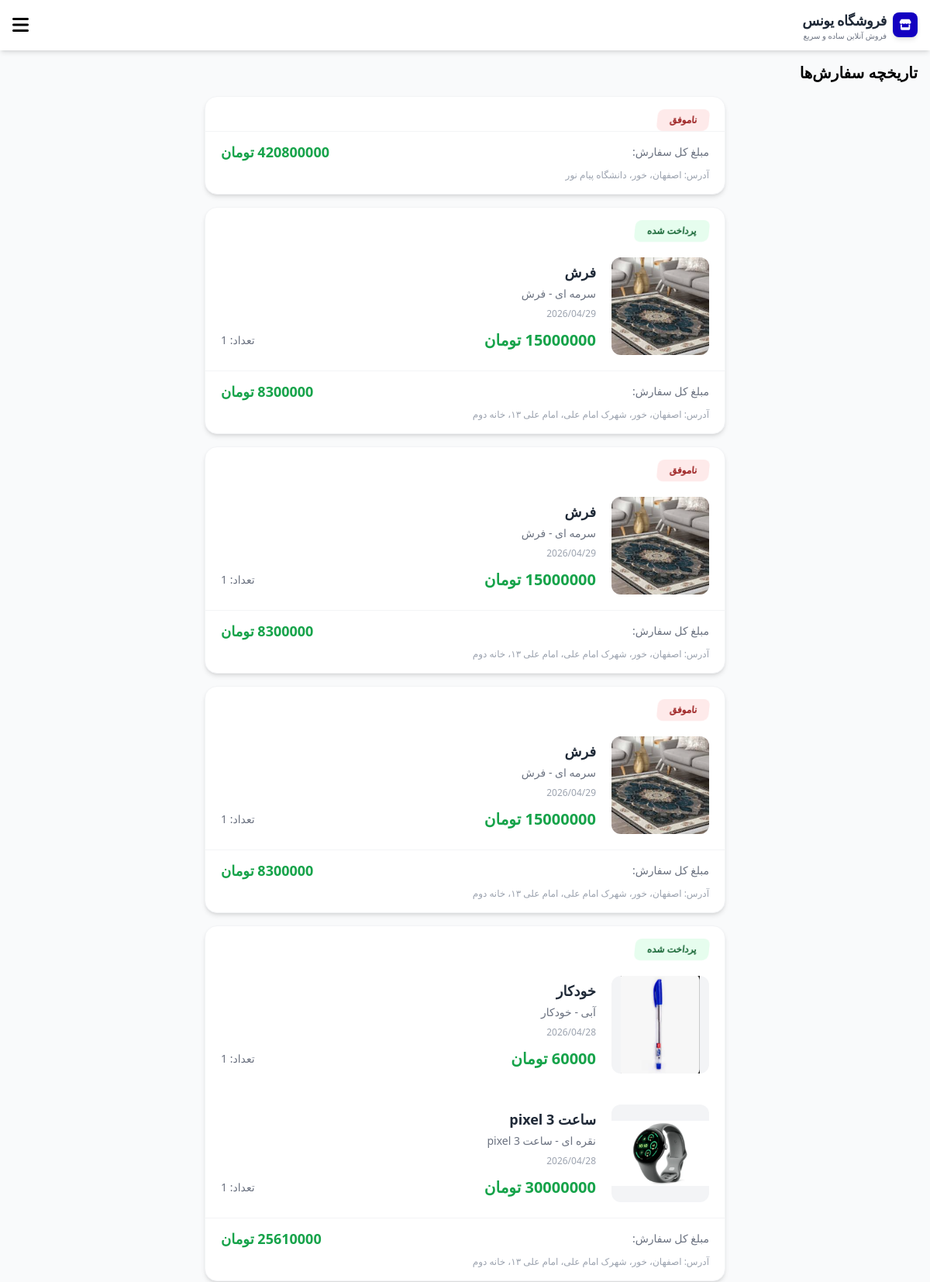
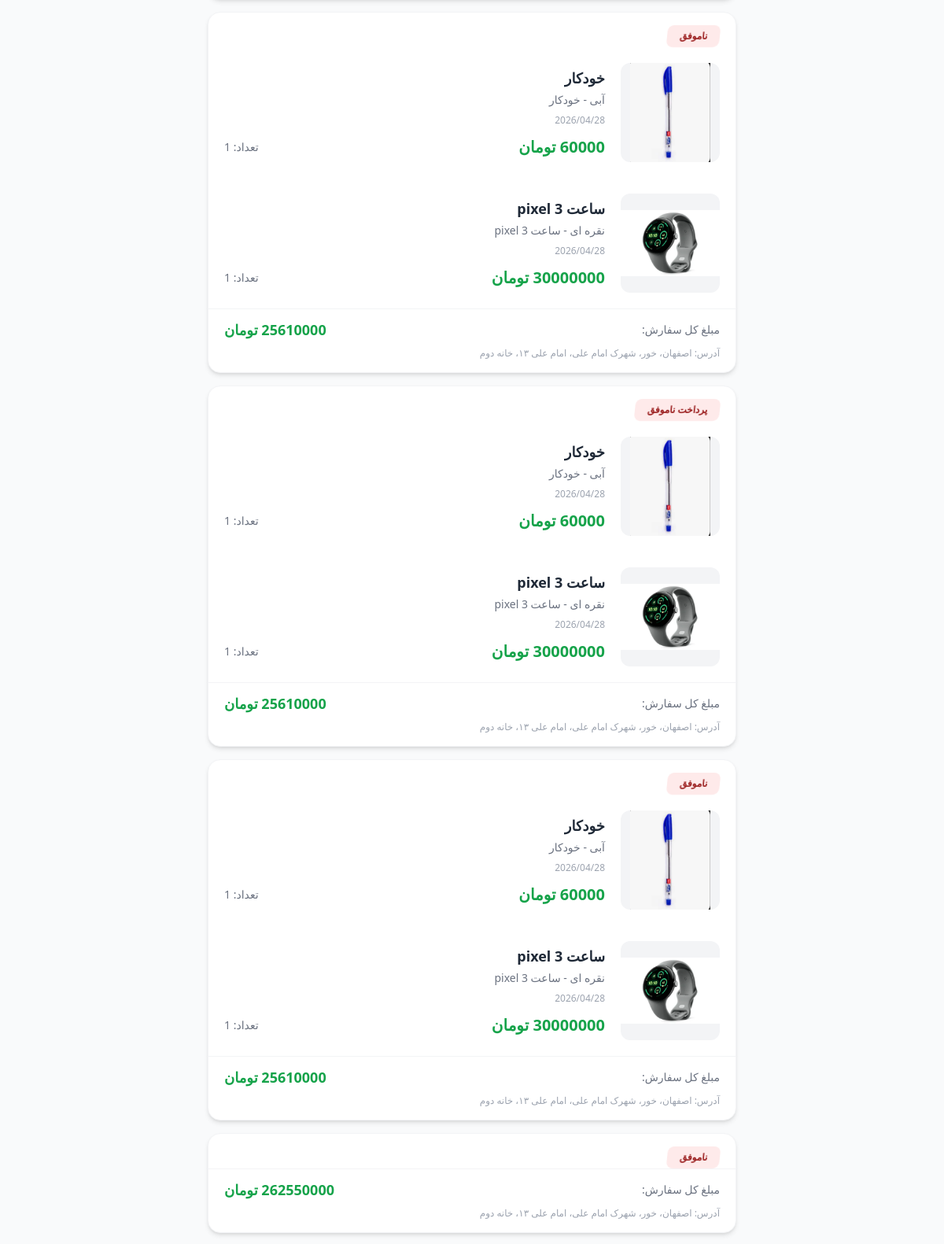
Page /orders/ (signed in, upper part) on the committed database (2 pictures, top to bottom).
### app_order/models.py (models this page shows, shortened)
class Order(models.Model):
    user = models.ForeignKey('app_user.User', on_delete=models.CASCADE)
    total_price = models.IntegerField()
    address = models.ForeignKey(Address, on_delete=models.SET_NULL, null=True)
    status = models.CharField(max_length=20, choices=settings.STATUS_ORDER_CHOICES, default='pending')
    created_at = models.DateTimeField(auto_now_add=True)
    def status_badge_classes(self):
        color_map = {
            'pending': 'bg-yellow-100/70 text-yellow-800',
            'paid': 'bg-green-100/70 text-green-800',
            'error': 'bg-red-100/70 text-red-800',
            'error_pay': 'bg-red-100/70 text-red-800',
            'error_ship': 'bg-red-200/70 text-red-800',
            'shipped': 'bg-green-200/70 text-green-800',
            'delivered': 'bg-gray-100/70 text-gray-800',
        }
        return color_map.get(self.status, 'bg-gray-200 text-gray-800')

class OrderItem(models.Model):
    order = models.ForeignKey('app_order.Order', on_delete=models.CASCADE)
    product = models.ForeignKey('app_product.Product', on_delete=models.CASCADE)
    quantity = models.PositiveIntegerField()
    price_at_buy = models.IntegerField()
    selected_color = models.ForeignKey(
        ProductColor,
        on_delete=models.SET_NULL,
        null=True,
        blank=True
    )
    selected_size = models.CharField(max_length=50, blank=True, null=True)

### app_address/models.py (models this page shows)
class Address(models.Model):
    user = models.ForeignKey('app_user.User', on_delete=models.CASCADE)
    title = models.CharField(max_length=30, null=True)
    full_name = models.CharField(max_length=50)
    province = models.CharField(max_length=35)
    city = models.CharField(max_length=35)
    minimal_address = models.TextField()
    building_no = models.PositiveBigIntegerField(
        validators=[
            MinValueValidator(1),
            MaxValueValidator(999)
        ]
    )
    postal_code = models.PositiveBigIntegerField(
        validators=[
            RegexValidator(
                regex=r'^\d{10}$',
                message="کد پستی باید 10 رقمی باشد"
            )
        ]
    )
    hidden = models.BooleanField(default=False)

### app_product/models.py (models this page shows, shortened)
class ProductImage(models.Model):
    product = models.ForeignKey(Product, related_name='images', on_delete=models.CASCADE)
    image = models.ImageField(upload_to='products/')
    alt_text = models.CharField(max_length=255, blank=True)  # همچنان وجود دارد

class Product(models.Model):
    name = models.CharField(max_length=200, verbose_name="نام محصول")
    description = models.TextField(blank=True, null=True, verbose_name="توضیحات محصول")
    price = models.IntegerField(verbose_name="قیمت (تومان)")
    discount_percent = models.PositiveSmallIntegerField(
        default=0, null=True, blank=True, verbose_name="درصد تخفیف"
    )
    sold_count = models.PositiveIntegerField(default=0, verbose_name="تعداد فروش")
    is_active = models.BooleanField(default=True, verbose_name="فعال")
    created_at = models.DateTimeField(auto_now_add=True, verbose_name="تاریخ ایجاد")
    category = models.ForeignKey(
        'app_category.Category', on_delete=models.CASCADE, verbose_name="دسته‌بندی"
    )
    weight = models.PositiveIntegerField(default=500, verbose_name="وزن به گرم")
    class Meta:
        verbose_name = "محصول"
        verbose_name_plural = "محصولات"

class ProductColor(models.Model):
    product = models.ForeignKey(Product, related_name='colors', on_delete=models.CASCADE, verbose_name="محصول")
    color = ColorField(verbose_name="رنگ")
    color_name = models.CharField(max_length=20, verbose_name="نام رنگ")
    stock = models.PositiveBigIntegerField(verbose_name="موجودی این رنگ")
    is_default = models.BooleanField(default=False, verbose_name="رنگ پیشفرض")
    class Meta:
        verbose_name = "رنگ محصول"
        verbose_name_plural = "رنگ‌های محصول"
        ordering = ['-is_default', 'color_name']
    def __str__(self):
        return f"{self.color_name} - {self.product.name}"

### app_order/views.py (the view)
# urls.py: path('', views.order_view, name='order_view'),
def order_view(request):
    cutoff = timezone.now() - timedelta(minutes=30)
    Order.objects.filter(status='pending', created_at__lt=cutoff).update(status='error')
    orders = Order.objects.filter(user=request.user).prefetch_related('orderitem_set__product').order_by('-created_at')
    return render(request, "orders.html", {
        "orders": orders,
    })

### app_home/context_processors.py (called while the page is built)
def shop_info(request):
    return {
        "SHOP_NAME": getattr(settings, "SHOP_NAME", "SHOP_NAME"),
        "categories": Category.objects.filter(product__is_active=True).distinct().only("id", "name"),
        "search_query": request.GET.get("q", ""),
        "APP_VERSION": getattr(settings, "APP_VERSION", "normal"),
        "PREMIUM_FEATURES": getattr(settings, "PREMIUM_FEATURES", False),
        "SUPER_FEATURES": getattr(settings, "SUPER_FEATURES", False),
        "SHOP_PHONE": getattr(settings, "SHOP_PHONE", ""),
        "SHOP_EMAIL": getattr(settings, "SHOP_EMAIL", ""),
        "SHOP_ADDRESS": getattr(settings, "SHOP_ADDRESS", ""),
        "SHOP_WORKING_HOURS": getattr(settings, "SHOP_WORKING_HOURS", ""),
    }

### app_order/templates/orders.html (shortened to what this page needs)
{% extends "base.html" %}
{% load humanize %}
{% block content %}
<h1 class="text-xl font-bold mb-4">تاریخچه سفارش‌ها</h1>
<div class="max-w-2xl mx-auto space-y-4">
    {% for order in orders %}
    <div class="bg-white rounded-2xl shadow-md overflow-hidden border border-gray-100 hover:shadow-lg transition-shadow duration-300">
        <div class="px-5 pt-4">
            <span class="inline-block px-4 py-1.5 text-xs font-semibold {{ order.status_badge_classes }} backdrop-blur-sm rounded-lg transform -skew-x-6 origin-left">
                {{ order.get_status_display }}
            </span>
        </div>
        {% for item in order.orderitem_set.all %}
        <div class="p-5 flex items-center gap-5">
            <div class="w-1/5 aspect-square bg-gray-100 rounded-xl overflow-hidden flex items-center justify-center shrink-0">
                {% with first_image=item.product.images.first %}
                    {% if first_image %}
                        <img src="{{ first_image.image.url }}" alt="{{ item.product.name }}" class="w-full h-full object-contain">
                    {% else %}
                        <i class="fas fa-image text-gray-400 text-3xl"></i>
                    {% endif %}
                {% endwith %}
            </div>
            <div class="flex-1 flex flex-col justify-between min-w-0">
                <h3 class="text-lg font-bold text-gray-800 truncate">
                    {{ item.product.name }}
                </h3>
                {% if item.selected_color or item.selected_size %}
                <p class="text-sm text-gray-500 mt-1">
                    {% if item.selected_color %}{{ item.selected_color }}{% endif %}
                </p>
                {% endif %}
                <p class="text-xs text-gray-400 mt-2">
                    {{ order.created_at|date:"Y/m/d" }}
                </p>
                <div class="mt-3 flex items-center justify-between">
                    <span class="text-xl font-bold text-green-600">
                        {{ item.price_at_buy|intcomma }} تومان
                    </span>
                    <span class="text-sm text-gray-500">
                        تعداد: {{ item.quantity }}
                    </span>
                </div>
            </div>
        </div>
        {% endfor %}
        <div class="px-5 pb-4 border-t border-gray-100 pt-3">
            <div class="flex justify-between items-center">
                <span class="text-sm text-gray-500">مبلغ کل سفارش:</span>
                <span class="text-lg font-bold text-green-600">{{ order.total_price|intcomma }} تومان</span>
            </div>
            {% if order.address %}
            <p class="text-xs text-gray-400 mt-2">
                آدرس: {{ order.address.province }}، {{ order.address.city }}، {{ order.address.minimal_address }}
            </p>
            {% endif %}
        </div>
    </div>
    {% empty %}
    <p class="text-center text-gray-500 py-10">هنوز سفارشی ندارید</p>
    {% endfor %}
</div>
{% endblock %}

### templates/base.html (style rules this page uses)
:root { --primary-color: #373aff; --primary-dark: #1300c1; }
body { font-family: 'Segoe UI', Tahoma, Geneva, Verdana, sans-serif; }

### rows in the picture
Order: status "ناموفق", total_price "420800000", address.province "اصفهان", address.city "خور", address.minimal_address "دانشگاه پیام نور"
Order: status "پرداخت شده", created_at "2026/04/29", total_price "8300000", address.province "اصفهان", address.city "خور", address.minimal_address "شهرک امام علی، امام علی ۱۳، خانه دوم"
OrderItem: product.images.first.image (picture), product.name "فرش", selected_color "سرمه ای - فرش", price_at_buy "15000000", quantity "1"
Order: status "ناموفق", created_at "2026/04/29", total_price "8300000", address.province "اصفهان", address.city "خور", address.minimal_address "شهرک امام علی، امام علی ۱۳، خانه دوم"
OrderItem: product.images.first.image (picture), product.name "فرش", selected_color "سرمه ای - فرش", price_at_buy "15000000", quantity "1"
Order: status "ناموفق", created_at "2026/04/29", total_price "8300000", address.province "اصفهان", address.city "خور", address.minimal_address "شهرک امام علی، امام علی ۱۳، خانه دوم"
OrderItem: product.images.first.image (picture), product.name "فرش", selected_color "سرمه ای - فرش", price_at_buy "15000000", quantity "1"
Order: status "پرداخت شده", created_at "2026/04/28", total_price "25610000", address.province "اصفهان", address.city "خور", address.minimal_address "شهرک امام علی، امام علی ۱۳، خانه دوم"
OrderItem: product.images.first.image (picture), product.name "خودکار", selected_color "آبی - خودکار", price_at_buy "60000", quantity "1"
OrderItem: product.images.first.image (picture), product.name "ساعت pixel 3", selected_color "نقره ای - ساعت pixel 3", price_at_buy "30000000", quantity "1"
Order: status "ناموفق", created_at "2026/04/28", total_price "25610000", address.province "اصفهان", address.city "خور", address.minimal_address "شهرک امام علی، امام علی ۱۳، خانه دوم"
OrderItem: product.images.first.image (picture), product.name "خودکار", selected_color "آبی - خودکار", price_at_buy "60000", quantity "1"
OrderItem: product.images.first.image (picture), product.name "ساعت pixel 3", selected_color "نقره ای - ساعت pixel 3", price_at_buy "30000000", quantity "1"
Order: status "پرداخت ناموفق", created_at "2026/04/28", total_price "25610000", address.province "اصفهان", address.city "خور", address.minimal_address "شهرک امام علی، امام علی ۱۳، خانه دوم"
OrderItem: product.images.first.image (picture), product.name "خودکار", selected_color "آبی - خودکار", price_at_buy "60000", quantity "1"
OrderItem: product.images.first.image (picture), product.name "ساعت pixel 3", selected_color "نقره ای - ساعت pixel 3", price_at_buy "30000000", quantity "1"
Order: status "ناموفق", created_at "2026/04/28", total_price "25610000", address.province "اصفهان", address.city "خور", address.minimal_address "شهرک امام علی، امام علی ۱۳، خانه دوم"
OrderItem: product.images.first.image (picture), product.name "خودکار", selected_color "آبی - خودکار", price_at_buy "60000", quantity "1"
OrderItem: product.images.first.image (picture), product.name "ساعت pixel 3", selected_color "نقره ای - ساعت pixel 3", price_at_buy "30000000", quantity "1"
Order: status "ناموفق", total_price "262550000", address.province "اصفهان", address.city "خور", address.minimal_address "شهرک امام علی، امام علی ۱۳، خانه دوم"

### other values in the picture
{{ SHOP_NAME }} "فروشگاه یونس"
